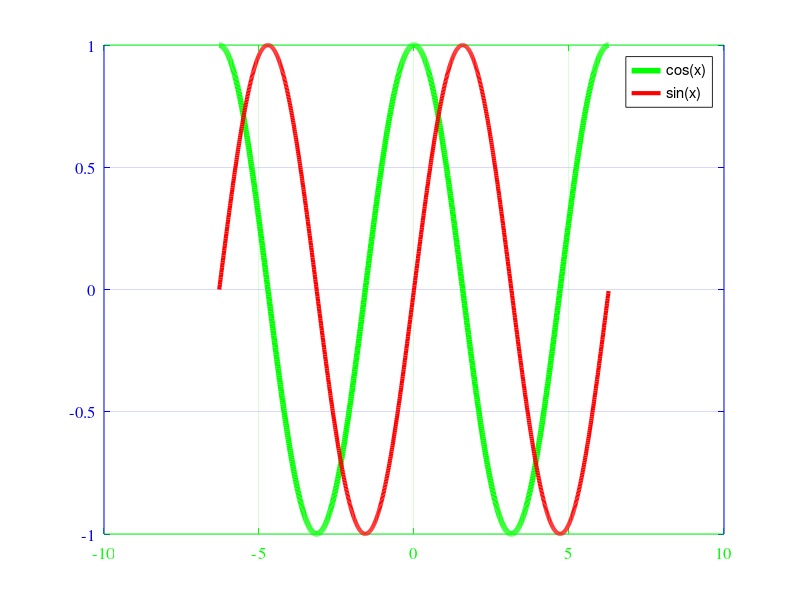

Recreate this plot in MATLAB. (Note: this script raises an error after producing the figure.)
%% ex1 done

function [h_figure] = change_figure()
%returns: figure handler
x=(-2*pi:0.01:2*pi);        %set tick points
plot(x,cos(x),x,sin(x));    %A - plot sin,cos on the same graph
legend('cos(x)','sin(x)');  %set legend to know what func is what
%xticks(-2*pi:0.5*pi:2*pi);  %set ticks to half pi
%xticklabels({'-2\pi','-1.5\pi','-1\pi','-0.5\pi','0','0.5\pi','1\pi','1.5\pi','2\pi'});
disp('All Figure AXES Properties:');
disp(get(gca));             %B - print to cmd wind AXES properties
disp('All Figure Properties:');
disp(get(gcf));             %C - print to cmd wind FIGURE properties
kid = get(gca,'children');  %get plotted functions pointer
set(kid(1),'linewidth',3,'color','r');      %D - change sin color->red, linewidth->3
set(kid(2),'linewidth',4,'color','g');      %E - change cos color->green, linewidth->4
set(gca,'xgrid','on');      %F - add X axis grid lines
set(gca,'ygrid','on');      %G - add Y axis grid lines
set(gcf,'numbertitle','off');       %H - remove window title
set(gcf,'name','Sine & Cosine');    %I - set window title to Sine&Cosine
set(gcf,'color',[1 0 1]);       %J - change plot background color to purple
set(gcf,'color','y');       %K - change plot background color to yellow
set(gca,'ycolor','b','xcolor','g');     %L - set x axis color-> green, y axis color->blue
set(gca,'fontsize',12);     %M - set font size of axis->12
set(gca,'fontname','times');        %N - set font of axis->times
lh = legend;        %get legend figure
lh.Position(1) = 0.5 - lh.Position(3)/2;        %O - set legend pos to top mid
set(gca,'xlim',[0,4*pi]);       %P - set x axis range to 0-4pi
set(gca,'xscale','log');        %Q - set x scale to logarithmics 
h_figure=get(gcf);          %return figure handler
end

